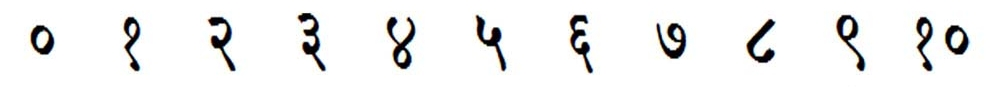
#> input picture images/example.jpg, 991 x 87 px
$ python manyata.py
#> lines starting #> are read from the running program, lines starting #| are printed output that depends on the picture; after the words box and inside, x2 and y2 are one past the last pixel; in counts of white or black regions, pixels touching at a corner belong together
import re
import cv2
import numpy as np
import pytesseract
from pytesseract import Output

IMG_DIR = '../images/'

# Grayscale
def get_grayscale(image):
    return cv2.cvtColor(image, cv2.COLOR_BGR2GRAY)

# Noise Removal
def remove_noise(image):
    return cv2.medianBlur(image,5)

# Thresholding
def thresholding(image):
    return cv2.threshold(image, 0, 255, cv2.THRESH_BINARY + cv2.THRESH_OTSU)[1]

# Opening - Erosion + Dilation
def opening(image):
    kernel = np.ones((5,5),np.uint8)
    return cv2.morphologyEx(image, cv2.MORPH_OPEN, kernel)

# Deskew
def deskew(image):
    coords = np.column_stack(np.where(image > 0))
    angle = cv2.minAreaRect(coords)[-1]
    if angle < -45:
        angle = -(90 + angle)
    else:
        angle = -angle
    (h, w) = image.shape[:2]
    center = (w // 2, h // 2)
    M = cv2.getRotationMatrix2D(center, angle, 1.0)
    rotated = cv2.warpAffine(image, M, (w, h), flags=cv2.INTER_CUBIC, borderMode=cv2.BORDER_REPLICATE)
    return rotated

# Example Image
image = cv2.imread(IMG_DIR + 'example.jpg')
#> image is the input picture: shape (87, 991, 3); mean B, G, R 238.9, 239.2, 239.1
b,g,r = cv2.split(image)
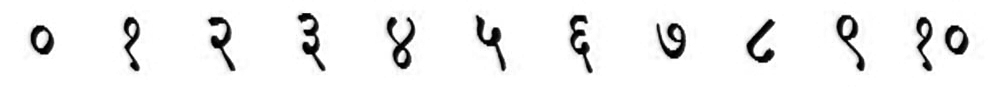
#> b: shape (87, 991); min 0, max 255, mean 238.9
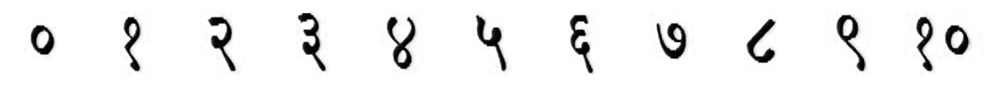
#> r: shape (87, 991); min 0, max 255, mean 239.1
rgb_img = cv2.merge([r,g,b])

# [12 lines of commented-out code are left out]
gray = get_grayscale(image)
thresh = thresholding(gray)
#> in thresholding, `return cv2.threshold(image, 0, 255, cv2.THRESH_BINARY + cv2.THRESH_OTS..`:
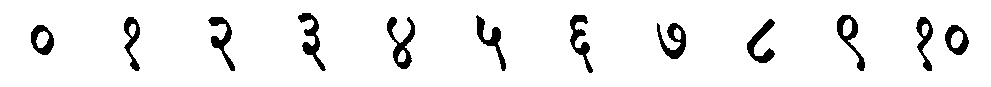
#> returned value: shape (87, 991); 93.6% white; 12 black regions, largest, box (x1, y1, x2, y2) and area: (387, 17, 415, 69) 570, (298, 13, 326, 71) 522, (657, 23, 686, 59) 499
opening = opening(gray)

images = {'gray': gray,
          'thresh': thresh,
          'opening': opening
          }

#Output using Pytesseract
custom_config = r'-l hin'
# custom_config = r'-l hin -c tessedit_char_whitelist=0123456789 --psm 6'
print('Original Image')
print('-----------------------------------------')
print(pytesseract.image_to_string(image, config=custom_config))
#> (this line was passed over: pytesseract is not available in this run)
print('\n-----------------------------------------')
print('Threshholded Image')
print('-----------------------------------------')
print(pytesseract.image_to_string(thresh, config=custom_config))
#> (this line was passed over: pytesseract is not available in this run)
print('\n-----------------------------------------')
print('Opened Image')
print('-----------------------------------------')
print(pytesseract.image_to_string(opening, config=custom_config))
#> (this line was passed over: pytesseract is not available in this run)
